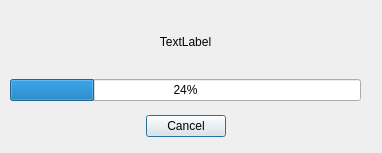
<?xml version="1.0" encoding="UTF-8"?>
<ui version="4.0">
 <class>Working</class>
 <widget class="QDialog" name="Working">
  <property name="geometry">
   <rect>
    <x>0</x>
    <y>0</y>
    <width>382</width>
    <height>153</height>
   </rect>
  </property>
  <property name="windowTitle">
   <string>Dialog</string>
  </property>
  <widget class="QWidget" name="layoutWidget">
   <property name="geometry">
    <rect>
     <x>10</x>
     <y>110</y>
     <width>351</width>
     <height>33</height>
    </rect>
   </property>
   <layout class="QHBoxLayout">
    <property name="spacing">
     <number>6</number>
    </property>
    <property name="margin" stdset="0">
     <number>0</number>
    </property>
    <item>
     <spacer>
      <property name="orientation">
       <enum>Qt::Horizontal</enum>
      </property>
      <property name="sizeHint" stdset="0">
       <size>
        <width>131</width>
        <height>31</height>
       </size>
      </property>
     </spacer>
    </item>
    <item>
     <widget class="QPushButton" name="cancelButton">
      <property name="text">
       <string>Cancel</string>
      </property>
     </widget>
    </item>
    <item>
     <spacer name="horizontalSpacer">
      <property name="orientation">
       <enum>Qt::Horizontal</enum>
      </property>
      <property name="sizeHint" stdset="0">
       <size>
        <width>40</width>
        <height>20</height>
       </size>
      </property>
     </spacer>
    </item>
   </layout>
  </widget>
  <widget class="QWidget" name="verticalLayoutWidget">
   <property name="geometry">
    <rect>
     <x>10</x>
     <y>10</y>
     <width>351</width>
     <height>91</height>
    </rect>
   </property>
   <layout class="QVBoxLayout" name="verticalLayout">
    <item>
     <widget class="QLabel" name="status">
      <property name="frameShape">
       <enum>QFrame::NoFrame</enum>
      </property>
      <property name="frameShadow">
       <enum>QFrame::Plain</enum>
      </property>
      <property name="text">
       <string>TextLabel</string>
      </property>
      <property name="alignment">
       <set>Qt::AlignCenter</set>
      </property>
     </widget>
    </item>
    <item>
     <widget class="QProgressBar" name="progressBar">
      <property name="value">
       <number>24</number>
      </property>
     </widget>
    </item>
   </layout>
  </widget>
 </widget>
 <resources/>
 <connections>
  <connection>
   <sender>cancelButton</sender>
   <signal>clicked()</signal>
   <receiver>Working</receiver>
   <slot>reject()</slot>
   <hints>
    <hint type="sourcelabel">
     <x>369</x>
     <y>253</y>
    </hint>
    <hint type="destinationlabel">
     <x>179</x>
     <y>282</y>
    </hint>
   </hints>
  </connection>
 </connections>
</ui>
